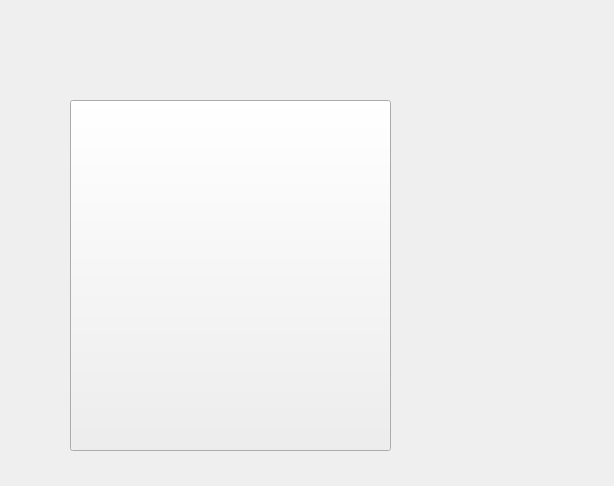
<?xml version="1.0" encoding="UTF-8"?>
<ui version="4.0">
 <class>Form</class>
 <widget class="QWidget" name="Form">
  <property name="geometry">
   <rect>
    <x>0</x>
    <y>0</y>
    <width>614</width>
    <height>486</height>
   </rect>
  </property>
  <property name="windowTitle">
   <string>Form</string>
  </property>
  <widget class="OnOffButton" name="onOffButton">
   <property name="geometry">
    <rect>
     <x>70</x>
     <y>100</y>
     <width>321</width>
     <height>351</height>
    </rect>
   </property>
   <property name="toolTip">
    <string>OnOffButton Widget</string>
   </property>
   <property name="whatsThis">
    <string>SCADA OnOffButton</string>
   </property>
   <property name="icon">
    <iconset>
     <selectedoff>:/closed.png</selectedoff>
     <selectedon>:/opened.png</selectedon>
    </iconset>
   </property>
   <property name="iconSize">
    <size>
     <width>350</width>
     <height>350</height>
    </size>
   </property>
   <property name="autoDefault">
    <bool>false</bool>
   </property>
   <property name="default">
    <bool>false</bool>
   </property>
   <property name="flat">
    <bool>false</bool>
   </property>
  </widget>
 </widget>
 <customwidgets>
  <customwidget>
   <class>OnOffButton</class>
   <extends>QPushButton</extends>
   <header>onOfButton</header>
  </customwidget>
 </customwidgets>
 <resources>
  <include location="door.qrc"/>
 </resources>
 <connections/>
</ui>
